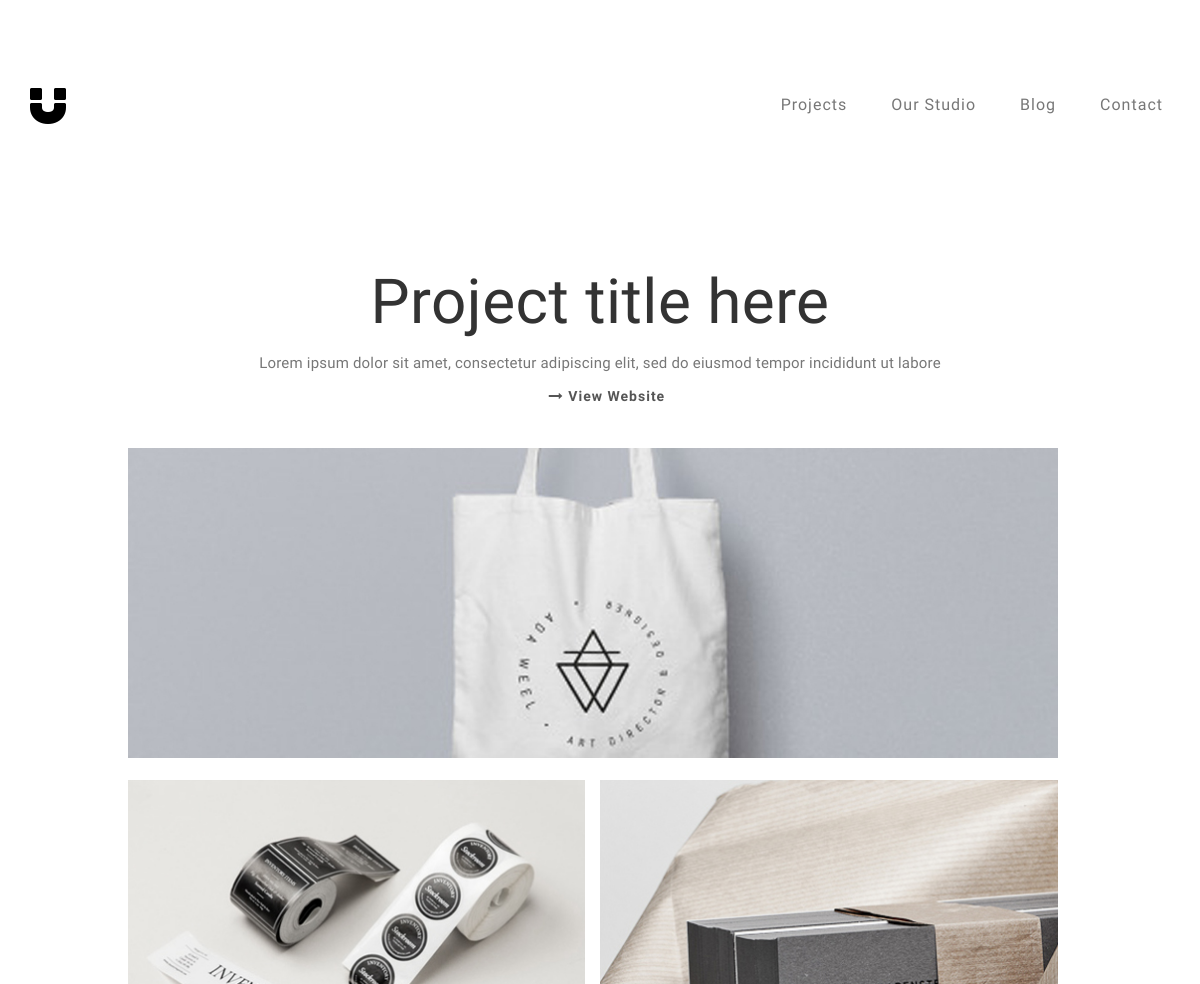
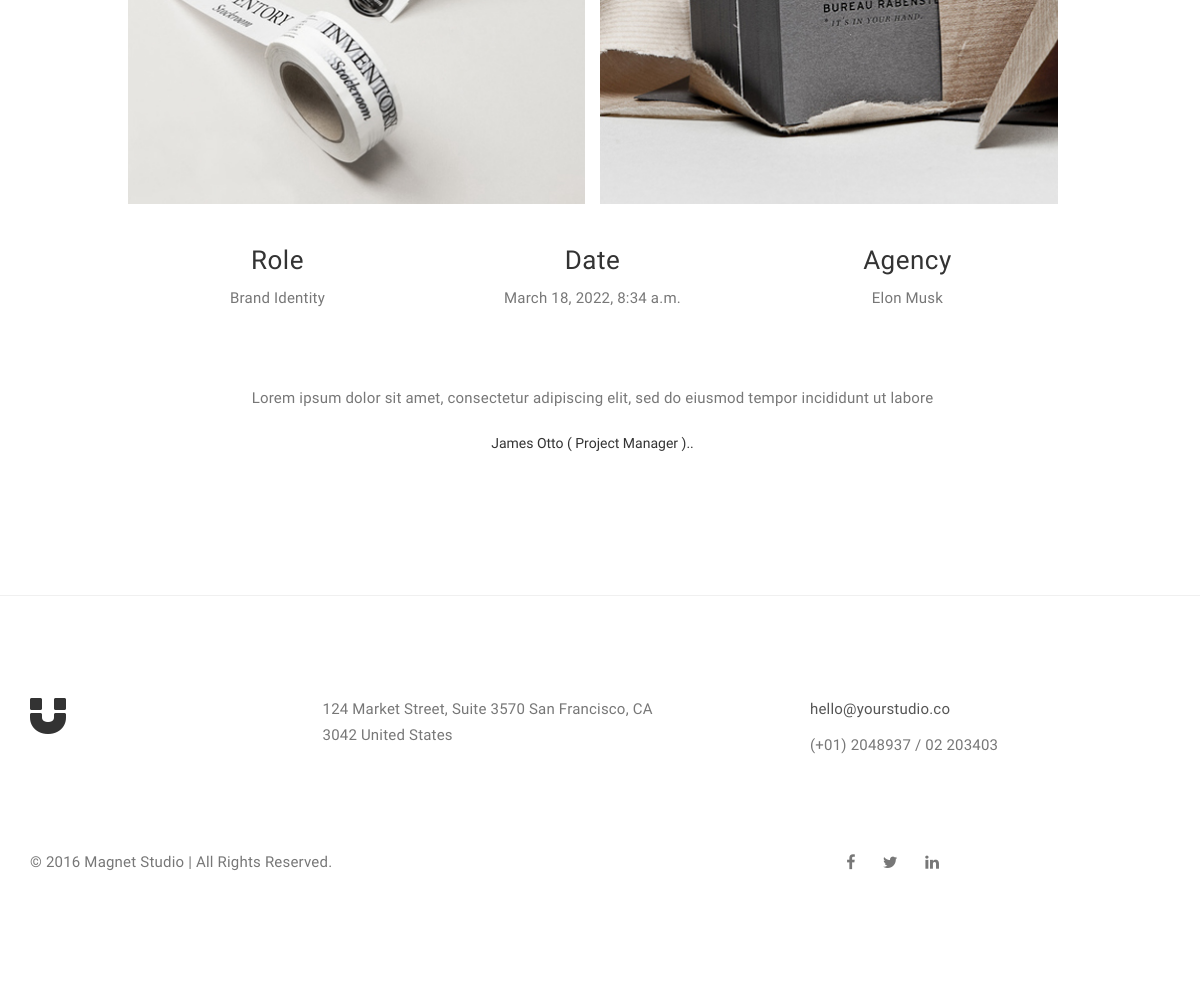
Page /Project title here on the committed database (2 pictures, top to bottom).
### home/models.py (models this page shows, shortened)
class SingleProject(models.Model):
    project_name = models.CharField(max_length=100, blank=True, null=True)
    role = models.CharField(max_length=100,blank=True, null=True)
    date = models.DateTimeField(auto_now=True)
    agency = models.CharField(max_length=100, blank=True, null=True)
    content = models.CharField(max_length=100, blank=True, null=True)
    image1 = models.ImageField(upload_to='projects/', null=False, blank=False,)
    image2 = models.ImageField(upload_to='projects/', null=False, blank=False,)
    image3 = models.ImageField(upload_to='projects/', null=False, blank=False,)
    class Meta:
        verbose_name = 'Single Project'
        verbose_name_plural = 'Single Projects'

### home/views.py (the view)
# urls.py: path('<str:name>', single_project,name='single-project'),
def single_project(request,name):
    projects=SingleProject.objects.all()
    project=projects.filter(project_name=name).first()
    context={
        'project':project,
    }
    return render(request,'home/single-project.html',context=context)

### templates/Home/single-project.html (shortened to what this page needs)
{% extends 'base/base.html' %}
{% load static %}
{% block content %}
<section id="single-project">
     <div class="container">
          <div class="row">
               <div class="col-md-offset-1 col-md-10 col-sm-12">
                    <h1>{{project.project_name}}</h1>
                    <p>{{project.content}}</p>
                    <a href="#"><i class="fa fa-long-arrow-right"></i> View Website</a>
                    <div class="col-md-12 col-sm-12">
                         <img src="{{ project.image1.url }}" class="img-responsive" alt="Portfolio" style="width: 930px;height:310px">
                    </div>
                    <div class="col-md-6 col-sm-6">
                         <img src="{{ project.image2.url }}" class="img-responsive" alt="Portfolio" style="width: 458px;height:408px">
                    </div>
                    <div class="col-md-6 col-sm-6">
                         <img src="{{ project.image3.url }}" class="img-responsive" alt="Portfolio" style="width: 458px;height:408px">
                    </div>
                    <div class="col-md-4 col-sm-4">
                         <h3>Role</h3>
                         <p>{{project.role}}</p>
                    </div>
                    <div class="col-md-4 col-sm-4">
                         <h3>Date</h3>
                         <p>{{project.date}}</p>
                    </div>
                    <div class="col-md-4 col-sm-4">
                         <h3>Agency</h3>
                         <p>{{project.agency}}</p>
                    </div>
                    <div class="col-md-12 col-sm-12 text-center">
                         <p>{{project.content}}</p>
                         <strong>James Otto ( Project Manager )..</strong>
                    </div>
               </div>
          </div>
     </div>
</section>
{% endblock %}

### static/css/style.css (style rules this page uses)
body { background: #ffffff; font-family: 'Work Sans', sans-serif; font-style: normal; font-weight: 300; overflow-x: hidden; }
h1,h2,h3,h4,h5,h6 { font-style: normal; font-weight: 300; letter-spacing: 0.5px; }
h1 { font-size: 62px; padding-bottom: 14px; margin-bottom: 0px; }
h3 { font-size: 26px; }
p { color: #777; font-size: 15px; font-weight: 300; line-height: 26px; letter-spacing: 0.2px; }
strong { font-weight: 400; }
html { -webkit-font-smoothing: antialiased; }
a { color: #4d638c; -webkit-transition: 0.5s; -o-transition: 0.5s; transition: 0.5s; text-decoration: none !important; }
* { -webkit-box-sizing: border-box; -moz-box-sizing: border-box; box-sizing: border-box; }
*:before, *:after { -webkit-box-sizing: border-box; -moz-box-sizing: border-box; box-sizing: border-box; }
#portfolio, #about, #blog, #contact, #single-project, #blog-single-post { padding-top: 80px; padding-bottom: 120px; }
#single-project { text-align: center; }
#single-project .col-md-12, #single-project .col-md-6, #single-project .col-md-4 { padding-left: 0px; padding-bottom: 22px; }
#single-project .col-md-12 { padding-top: 42px; }
#single-project .text-center strong { display: block; padding-top: 12px; }
#single-project a { color: #555; font-weight: bold; letter-spacing: 1px; padding-left: 14px; }

### rows in the picture
SingleProject: project_name "Project title here", content "Lorem ipsum dolor sit amet, consectetur adipiscing elit, sed do eiusmod tempor incididunt ut labore", image1 (picture), image2 (picture), image3 (picture), role "Brand Identity", date "March 18, 2022, 8:34 a.m.", agency "Elon Musk"
